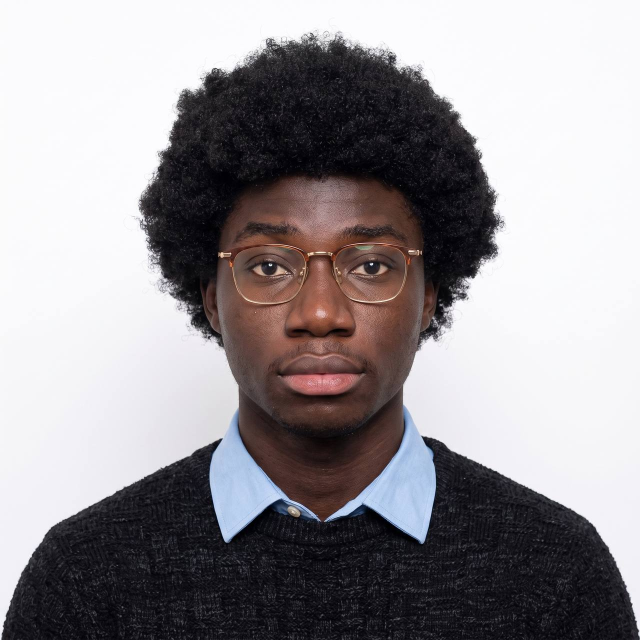
#> input picture assets/photo.jpg, 1280 x 1280 px, found by its file name (shown at 1/2 size)
$ python make_ascii_svg.py photo.jpg assets/neofetch.svg
#> lines starting #> are read from the running program, lines starting #| are printed output that depends on the picture; after the words box and inside, x2 and y2 are one past the last pixel; in counts of white or black regions, pixels touching at a corner belong together
"""
make_ascii_svg.py
Turns a headshot into an animated, neofetch-style ASCII terminal SVG for a GitHub profile README.

Usage:
  python make_ascii_svg.py photo.jpg assets/neofetch.svg
"""

import random
import sys
from html import escape

import cv2
import numpy as np

# ---------- Settings you can tweak ----------
COLS = 84                 # ASCII width in characters (more = more detail)
BG_CUTOFF = 215           # pixels brighter than this count as background (white backdrop)
CONTRAST = 2.5            # local contrast boost (2 = gentle, 4 = strong)
ZOOM = 1.0                # 1.0 = whole photo, 1.2 = zoom in a little on the centre
RAMP = " .,:;i1tfLCG08@"  # light to dense

INFO = [
    ("Name", "Godwin Eggan"),
    ("Role", "Full-stack & AI Engineer"),
    ("Studio", "The Eggan Syndicate (2023)"),
    ("Shipping", "since 2022"),
    ("Frontend", "TypeScript, React, Next.js, Tailwind"),
    ("Backend", "Python, FastAPI, Node, Express"),
    ("Data", "Supabase, PostgreSQL"),
    ("AI", "Claude, Gemini, agents, evals"),
    ("Uptime", "4+ years shipping"),
]
HANDLE = "godwin@eggan-syndicate"
SIGNATURE = "Ex Arte The Eggan Syndicate"
# ---------------------------------------------

FONT = 9.2
CHAR_W = FONT * 0.6
LINE_H = 10.4
PAD = 28
TOP = 58


def photo_to_ascii(path):
    img = cv2.imread(path, cv2.IMREAD_GRAYSCALE)
    if img is None:
        sys.exit(f"Could not read image: {path}")

    # Square crop from the centre, optionally zoomed
    h, w = img.shape
    side = int(min(h, w) / ZOOM)
    top, left = (h - side) // 2, (w - side) // 2
    img = img[top:top + side, left:left + side]

    rows = int(COLS * CHAR_W / LINE_H)
    boosted = cv2.createCLAHE(clipLimit=CONTRAST, tileGridSize=(8, 8)).apply(img)
    g = cv2.resize(boosted, (COLS, rows), interpolation=cv2.INTER_AREA)
    raw = cv2.resize(img, (COLS, rows), interpolation=cv2.INTER_AREA)

    # Circular frame, like a profile picture
    yy, xx = np.mgrid[0:rows, 0:COLS]
    cx, cy = (COLS - 1) / 2, (rows - 1) / 2
    inside = ((xx - cx) / (COLS / 2 * 0.97)) ** 2 + ((yy - cy) / (rows / 2 * 0.97)) ** 2 <= 1
    person = (raw <= BG_CUTOFF) & inside

    lines = []
    for y in range(rows):
        row, shade = "", []
        for x in range(COLS):
            if not person[y, x]:
                row += " "
                shade.append(0.0)
                continue
            # Outline of the person glows brightest
            edge = any(
                0 <= y + dy < rows and 0 <= x + dx < COLS and not person[y + dy, x + dx]
                for dy, dx in ((-1, 0), (1, 0), (0, -1), (0, 1))
            ) and inside[min(y + 1, rows - 1), x] and inside[max(y - 1, 0), x]
            d = 1 - g[y, x] / 255
            row += RAMP[max(1, min(len(RAMP) - 1, int(d * len(RAMP))))]
            shade.append(1.0 if edge else 0.35 + 0.65 * d)
        lines.append((row.rstrip(), shade))

    while lines and not lines[0][0].strip():
        lines.pop(0)
    while lines and not lines[-1][0].strip():
        lines.pop()
    return lines


def shaded(line, shade):
    """Light each glyph by its own tone (6 levels), merged into runs to keep the file small."""
    parts, cur, buf = [], None, ""
    for ch, d in zip(line, shade):
        lvl = -1 if ch == " " else min(5, int(d * 6))
        if lvl != cur and buf:
            parts.append((cur, buf))
            buf = ""
        cur = lvl
        buf += ch
    if buf:
        parts.append((cur, buf))
    op = [0.3, 0.42, 0.56, 0.7, 0.85, 1.0]
    return "".join(
        escape(t) if lvl < 0 else f'<tspan fill-opacity="{op[lvl]}">{escape(t)}</tspan>'
        for lvl, t in parts
    )


def scramble(line, rng):
    pool = "01<>/\\|{}[]#$%&*+=?!"
    return "".join(c if c == " " else rng.choice(pool) for c in line)


def build_svg(rows):
    rng = random.Random(7)
    lines = [r[0] for r in rows]
    ascii_w = COLS * CHAR_W
    ascii_h = len(lines) * LINE_H
    ay = TOP + 2
    info_x = PAD + ascii_w + 34
    width = int(info_x + 440)
    height = int(max(ay + ascii_h + 44, TOP + 26 + (len(INFO) + 5) * 22 + 60))

    out = [
        f'<svg xmlns="http://www.w3.org/2000/svg" xmlns:xlink="http://www.w3.org/1999/xlink" '
        f'width="{width}" height="{height}" viewBox="0 0 {width} {height}">'
    ]
    out.append(f"""<defs>
  <linearGradient id="g" x1="0" y1="0" x2="0" y2="1">
    <stop offset="0" stop-color="#9dffb0"/>
    <stop offset="0.6" stop-color="#39d353"/>
    <stop offset="1" stop-color="#1f6f3b"/>
  </linearGradient>
  <linearGradient id="shine" gradientUnits="userSpaceOnUse" x1="0" y1="{ay}" x2="{ascii_w * 0.5}" y2="{ay + ascii_h}">
    <stop offset="0" stop-color="#fff" stop-opacity="0"/>
    <stop offset="0.45" stop-color="#fff" stop-opacity="0"/>
    <stop offset="0.5" stop-color="#e3ffe8" stop-opacity="0.95"/>
    <stop offset="0.55" stop-color="#fff" stop-opacity="0"/>
    <stop offset="1" stop-color="#fff" stop-opacity="0"/>
    <animateTransform attributeName="gradientTransform" type="translate"
      values="{-ascii_w * 1.2:.0f} 0;{ascii_w * 1.4:.0f} 0" dur="4.5s" begin="4s" repeatCount="indefinite"/>
  </linearGradient>
  <linearGradient id="scan" x1="0" y1="0" x2="0" y2="1">
    <stop offset="0" stop-color="#39d353" stop-opacity="0"/>
    <stop offset="1" stop-color="#39d353" stop-opacity="0.25"/>
  </linearGradient>
  <clipPath id="asciiArea"><rect x="{PAD - 6}" y="{ay - 6}" width="{ascii_w + 12}" height="{ascii_h + 12}"/></clipPath>
  <pattern id="crt" width="4" height="3" patternUnits="userSpaceOnUse">
    <rect width="4" height="1" fill="#000" opacity="0.3"/>
  </pattern>
  <filter id="glow" x="-5%" y="-5%" width="110%" height="110%">
    <feGaussianBlur stdDeviation="1.4" result="b"/>
    <feMerge><feMergeNode in="b"/><feMergeNode in="SourceGraphic"/></feMerge>
  </filter>
</defs>
<style>
  .a {{ font: {FONT}px 'Courier New', Consolas, monospace; white-space: pre; }}
  .r {{ font: 11px 'Courier New', Consolas, monospace; fill: #39d353; }}
  .k {{ font: bold 14px 'Courier New', Consolas, monospace; fill: #39d353; }}
  .v {{ font: 14px 'Courier New', Consolas, monospace; fill: #e6edf3; }}
  .t {{ font: 13px 'Courier New', Consolas, monospace; fill: #8b949e; }}
  .h {{ font: bold 15px 'Courier New', Consolas, monospace; fill: #39d353; }}
  .s {{ font: 11px 'Courier New', Consolas, monospace; fill: #3fb950; }}
</style>""")

    # Window chrome
    out.append(f'<rect width="{width}" height="{height}" rx="12" fill="#0d1117" stroke="#30363d"/>')
    out.append(f'<rect width="{width}" height="34" rx="12" fill="#161b22"/>')
    out.append(f'<rect y="22" width="{width}" height="12" fill="#161b22"/>')
    for i, c in enumerate(["#ff5f57", "#febc2e", "#28c840"]):
        out.append(f'<circle cx="{20 + i * 20}" cy="17" r="6" fill="{c}"/>')
    out.append(f'<text x="{width / 2}" y="22" text-anchor="middle" class="t">godwin@eggan: ~</text>')

    # Matrix rain behind the portrait
    out.append('<g clip-path="url(#asciiArea)" opacity="0.22">')
    for c in range(22):
        x = PAD + (c + rng.random() * 0.6) * ascii_w / 22
        n = rng.randint(10, 20)
        chars = "".join(rng.choice("0123456789ABCDEF<>/*+") for _ in range(n))
        dur, delay = rng.uniform(3.5, 7.5), rng.uniform(0, 4)
        tsp = "".join(
            f'<tspan x="{x:.1f}" dy="12" opacity="{0.25 + 0.75 * (k + 1) / n:.2f}">{escape(ch)}</tspan>'
            for k, ch in enumerate(chars)
        )
        out.append(
            f'<text class="r" y="0">{tsp}<animateTransform attributeName="transform" type="translate" '
            f'values="0 {ay - n * 12};0 {ay + ascii_h + 10}" dur="{dur:.2f}s" begin="{delay:.2f}s" '
            f'repeatCount="indefinite"/></text>'
        )
    out.append("</g>")

    # Command typed at the top
    cmd = "$ neofetch --ascii portrait --decode"
    out.append(f'<clipPath id="cc"><rect x="{PAD}" y="38" width="0" height="22">'
               f'<animate attributeName="width" from="0" to="{len(cmd) * 9 + 6}" '
               f'begin="0.2s" dur="1.1s" fill="freeze"/></rect></clipPath>')
    out.append(f'<text x="{PAD}" y="54" class="v" clip-path="url(#cc)">{escape(cmd)}</text>')

    # Portrait: scrambled frames, then each line decodes
    start, step = 1.4, 0.05
    portrait, scrambled = ['<g id="portrait">'], []
    for i, line in enumerate(lines):
        y = ay + 10 + i * LINE_H
        tl = f'textLength="{len(line) * CHAR_W:.1f}" lengthAdjust="spacingAndGlyphs"'
        t0 = start + i * step
        for f in range(2):
            on = t0 + f * 0.12
            scrambled.append(
                f'<text x="{PAD}" y="{y:.1f}" class="a" fill="#7ee787" xml:space="preserve" opacity="0" {tl}>'
                f'{escape(scramble(line, rng))}<set attributeName="opacity" to="1" begin="{on:.2f}s"/>'
                f'<set attributeName="opacity" to="0" begin="{on + 0.12:.2f}s"/></text>'
            )
        portrait.append(
            f'<text x="{PAD}" y="{y:.1f}" class="a" xml:space="preserve" opacity="0" {tl}>'
            f'{shaded(line, rows[i][1])}<set attributeName="opacity" to="1" begin="{t0 + 0.24:.2f}s"/></text>'
        )
    portrait.append("</g>")
    reveal_end = start + len(lines) * step + 0.3

    # RGB split glitch
    for color, dx in (("#ff3b6b", -3), ("#2fd8ff", 3)):
        out.append(
            f'<use xlink:href="#portrait" href="#portrait" fill="{color}" opacity="0">'
            f'<animate attributeName="opacity" values="0;0;0.75;0;0.6;0;0" '
            f'keyTimes="0;0.9;0.915;0.93;0.95;0.965;1" dur="6s" begin="{reveal_end:.2f}s" repeatCount="indefinite"/>'
            f'<animateTransform attributeName="transform" type="translate" '
            f'values="0 0;0 0;{dx} 0;{-dx} 1;{dx * 2} 0;0 0;0 0" keyTimes="0;0.9;0.915;0.93;0.95;0.965;1" '
            f'dur="6s" begin="{reveal_end:.2f}s" repeatCount="indefinite"/></use>'
        )

    # The portrait itself, with a soft glow
    out.append('<g fill="url(#g)" filter="url(#glow)">' + "\n".join(portrait) + "</g>")
    out.extend(scrambled)

    # Slice glitch: thin bands of the portrait jump sideways for a split second
    for b in range(3):
        band_y = ay + rng.uniform(0.15, 0.85) * ascii_h
        band_h = rng.uniform(8, 22)
        shift = rng.choice([-10, -7, 7, 10])
        when = reveal_end + 1.5 + b * 2.1
        out.append(
            f'<clipPath id="band{b}"><rect x="{PAD - 20}" y="{band_y:.0f}" width="{ascii_w + 40:.0f}" height="{band_h:.0f}"/></clipPath>'
            f'<g clip-path="url(#band{b})"><rect x="{PAD - 20}" y="{band_y:.0f}" width="{ascii_w + 40:.0f}" '
            f'height="{band_h:.0f}" fill="#0d1117" opacity="0">'
            f'<animate attributeName="opacity" values="0;0;1;1;0;0" keyTimes="0;0.95;0.951;0.975;0.976;1" '
            f'dur="7s" begin="{when:.2f}s" repeatCount="indefinite"/></rect>'
            f'<use xlink:href="#portrait" href="#portrait" fill="#b6ffbf" opacity="0">'
            f'<animate attributeName="opacity" values="0;0;1;1;0;0" keyTimes="0;0.95;0.951;0.975;0.976;1" '
            f'dur="7s" begin="{when:.2f}s" repeatCount="indefinite"/>'
            f'<animateTransform attributeName="transform" type="translate" values="0 0;0 0;{shift} 0;{-shift / 2} 0;0 0;0 0" '
            f'keyTimes="0;0.95;0.951;0.963;0.976;1" dur="7s" begin="{when:.2f}s" repeatCount="indefinite"/></use></g>'
        )

    # Shimmer sweep, CRT lines and a scanline
    out.append('<use xlink:href="#portrait" href="#portrait" fill="url(#shine)"/>')
    out.append(f'<rect x="{PAD - 6}" y="{ay - 6}" width="{ascii_w + 12}" height="{ascii_h + 12}" fill="url(#crt)" opacity="0.4"/>')
    out.append(
        f'<g clip-path="url(#asciiArea)"><rect x="{PAD - 6}" y="{ay - 40}" width="{ascii_w + 12}" height="40" '
        f'fill="url(#scan)" opacity="0"><set attributeName="opacity" to="1" begin="{reveal_end:.2f}s"/>'
        f'<animateTransform attributeName="transform" type="translate" values="0 0;0 {ascii_h + 46:.0f}" '
        f'dur="3.2s" begin="{reveal_end:.2f}s" repeatCount="indefinite"/></rect></g>'
    )

    # Info panel, typed line by line
    items = [(f'<tspan class="h">{escape(HANDLE)}</tspan>', len(HANDLE)),
             (f'<tspan class="t">{"-" * len(HANDLE)}</tspan>', len(HANDLE))]
    items += [(f'<tspan class="k">{escape(k)}</tspan><tspan class="v">: {escape(v)}</tspan>', len(k) + 2 + len(v))
              for k, v in INFO]
    t = reveal_end
    y = TOP + 26
    for i, (content, n) in enumerate(items):
        w, dur = n * 9.4 + 12, max(0.25, n * 0.018)
        out.append(
            f'<clipPath id="c{i}"><rect x="{info_x:.0f}" y="{y - 16}" width="0" height="22">'
            f'<animate attributeName="width" from="0" to="{w:.0f}" begin="{t:.2f}s" dur="{dur:.2f}s" fill="freeze"/>'
            f'</rect></clipPath><text x="{info_x:.0f}" y="{y}" clip-path="url(#c{i})">{content}</text>'
        )
        t += dur * 0.6
        y += 22

    # Live-looking system stats with animated bars
    y += 12
    stats = [("CPU", 0.62, 0.88), ("COFFEE", 0.9, 0.45), ("SHIP", 0.75, 0.97)]
    for i, (label, a, b) in enumerate(stats):
        bx = info_x + 80
        out.append(f'<text x="{info_x:.0f}" y="{y}" class="s" opacity="0">{label}'
                   f'<set attributeName="opacity" to="1" begin="{t:.2f}s"/></text>')
        out.append(f'<rect x="{bx:.0f}" y="{y - 9}" width="200" height="9" rx="2" fill="#161b22" stroke="#30363d"/>')
        out.append(
            f'<rect x="{bx:.0f}" y="{y - 9}" width="0" height="9" rx="2" fill="#39d353">'
            f'<animate attributeName="width" values="{a * 200:.0f};{b * 200:.0f};{a * 200:.0f}" '
            f'dur="{3 + i}s" begin="{t:.2f}s" repeatCount="indefinite"/></rect>'
        )
        y += 18
    t += 0.4

    # Signature and colour blocks
    y += 14
    out.append(f'<text x="{info_x:.0f}" y="{y}" class="t" opacity="0">{escape(SIGNATURE)}'
               f'<set attributeName="opacity" to="1" begin="{t:.2f}s"/></text>')
    by = y + 16
    for i, c in enumerate(["#0e4429", "#006d32", "#26a641", "#39d353", "#7ee787", "#e6edf3"]):
        out.append(
            f'<rect x="{info_x + i * 30:.0f}" y="{by}" width="26" height="14" rx="3" fill="{c}" opacity="0">'
            f'<animate attributeName="opacity" from="0" to="1" begin="{t + i * 0.08:.2f}s" dur="0.2s" fill="freeze"/>'
            f'<animate attributeName="y" values="{by};{by - 5};{by}" dur="0.5s" '
            f'begin="{t + 1 + i * 0.1:.2f}s;{t + 6 + i * 0.1:.2f}s"/></rect>'
        )

    # Blinking cursor
    cy = height - 16
    out.append(f'<text x="{PAD}" y="{cy}" class="v" opacity="0">$ <set attributeName="opacity" to="1" begin="{t + 0.6:.2f}s"/></text>')
    out.append(f'<rect x="{PAD + 18}" y="{cy - 12}" width="9" height="15" fill="#39d353" opacity="0">'
               f'<animate attributeName="opacity" values="1;1;0;0" keyTimes="0;0.5;0.5;1" calcMode="discrete" '
               f'begin="{t + 0.6:.2f}s" dur="1s" repeatCount="indefinite"/></rect>')

    out.append("</svg>")
    return "\n".join(out)


def main():
    if len(sys.argv) != 3:
        sys.exit("Usage: python make_ascii_svg.py photo.jpg output.svg")
    rows = photo_to_ascii(sys.argv[1])
#> in photo_to_ascii, `img = cv2.imread(path, cv2.IMREAD_GRAYSCALE)`:
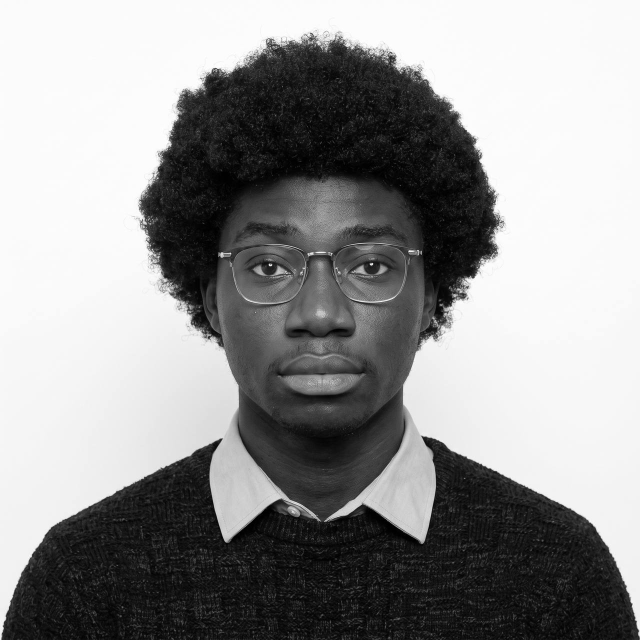
#> img: shape (1280, 1280) (shown at 1/2 size); min 0, max 255, mean 147.8
#> in photo_to_ascii, `boosted = cv2.createCLAHE(clipLimit=CONTRAST, tileGridSize=(8, 8)).app..`:
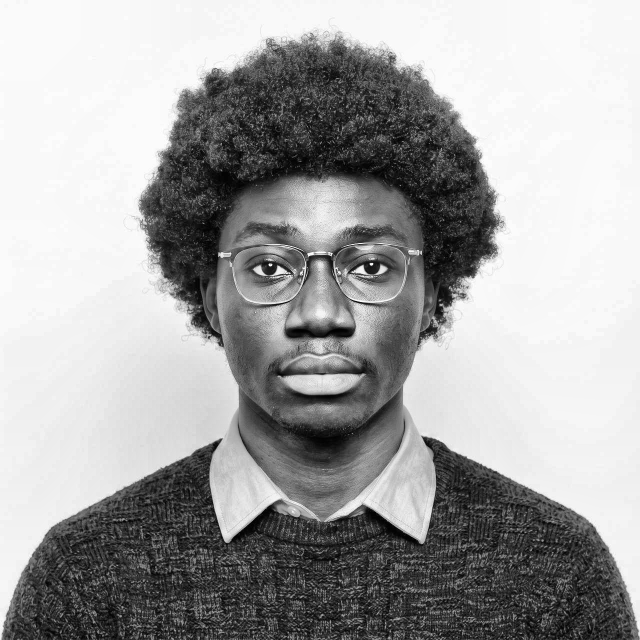
#> boosted: shape (1280, 1280) (shown at 1/2 size); min 0, max 255, mean 163
#> in photo_to_ascii, `g = cv2.resize(boosted, (COLS, rows), interpolation=cv2.INTER_AREA)`:
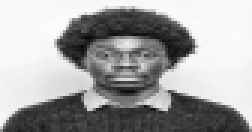
#> g: shape (44, 84) (shown 3 times larger); min 10, max 251, mean 163
#> in photo_to_ascii, `raw = cv2.resize(img, (COLS, rows), interpolation=cv2.INTER_AREA)`:
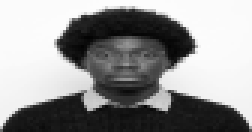
#> raw: shape (44, 84) (shown 3 times larger); min 3, max 252, mean 147.8
#> in photo_to_ascii, `person = (raw <= BG_CUTOFF) & inside`:
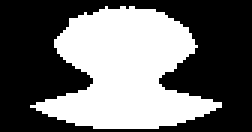
#> person: shape (44, 84) bool (shown 3 times larger); 42.6% white; 1 white region, box (x1, y1, x2, y2) and area: (10, 2, 74, 43) 1576
#> after the loop in photo_to_ascii, `for y in range(rows):`: lines = 44 items
#> the loop in photo_to_ascii, `while lines and not lines[0][0].strip():` made 2 passes
#> after the loop in photo_to_ascii, `while lines and not lines[0][0].strip():`: lines = 42 items
#> the loop in photo_to_ascii, `while lines and not lines[-1][0].strip():` made 1 pass
#> after the loop in photo_to_ascii, `while lines and not lines[-1][0].strip():`: lines = 41 items
#> rows = 41 items
    with open(sys.argv[2], "w", encoding="utf-8") as f:
        f.write(build_svg(rows))
#> in build_svg, `ascii_h = len(lines) * LINE_H`: ascii_h = 426.4
#> in build_svg, `height = int(max(ay + ascii_h + 44, TOP + 26 + (len(INFO) + 5) * 22 + ..`: height = 530
#> after the loop in build_svg, `for i, c in enumerate(["#ff5f57", "#febc2e", "#28c840"]):`: out = 8 items
#> after the loop in build_svg, `for c in range(22):`: out = 32 items
#> the loop in build_svg, `for i, line in enumerate(lines):` made 41 passes
#> (y, t0) on passes 1 to 12: (70, 1.4), (80.4, 1.45), (90.8, 1.5), (101.2, 1.55), (111.6, 1.6), (122, 1.65), (132.4, 1.7), (142.8, 1.75), (153.2, 1.8), (163.6, 1.85), (174, 1.9), (184.4, 1.95)
#> after the loop in build_svg, `for i, line in enumerate(lines):`: portrait = 42 items; scrambled = 82 items
#> in build_svg, `reveal_end = start + len(lines) * step + 0.3`: reveal_end = 3.75
#> after the loop in build_svg, `for color, dx in (("#ff3b6b", -3), ("#2fd8ff", 3)):`: out = 37 items
#> the loop in build_svg, `for b in range(3):` made 3 passes
#> (band_y, when) on passes 1 to 3: (168.9, 5.25), (349.8, 7.35), (310.4, 9.45)
#> after the loop in build_svg, `for b in range(3):`: out = 123 items
#> in build_svg, `t = reveal_end`: t = 3.75
#> the loop in build_svg, `for i, (content, n) in enumerate(items):` made 11 passes
#> t on passes 1 to 11: 3.99, 4.23, 4.42, 4.74, 5.11, 5.33, 5.82, 6.24, 6.53, 6.88, 7.15
#> after the loop in build_svg, `for i, (content, n) in enumerate(items):`: out = 137 items; t = 7.15; y = 326
#> in build_svg, `y += 12`: y = 338
#> the loop in build_svg, `for i, (label, a, b) in enumerate(stats):` made 3 passes
#> y on passes 1 to 3: 356, 374, 392
#> after the loop in build_svg, `for i, (label, a, b) in enumerate(stats):`: out = 146 items; y = 392
#> in build_svg, `t += 0.4`: t = 7.55
#> in build_svg, `y += 14`: y = 406
#> in build_svg, `by = y + 16`: by = 422
#> after the loop in build_svg, `for i, c in enumerate(["#0e4429", "#006d32", "#26a641", "#39d353", "#7..`: out = 153 items
#> in build_svg, `cy = height - 16`: cy = 514
    print(f"Wrote {sys.argv[2]} ({len(rows)} ASCII lines)")
#| Wrote assets/neofetch.svg (41 ASCII lines)


if __name__ == "__main__":
    main()
